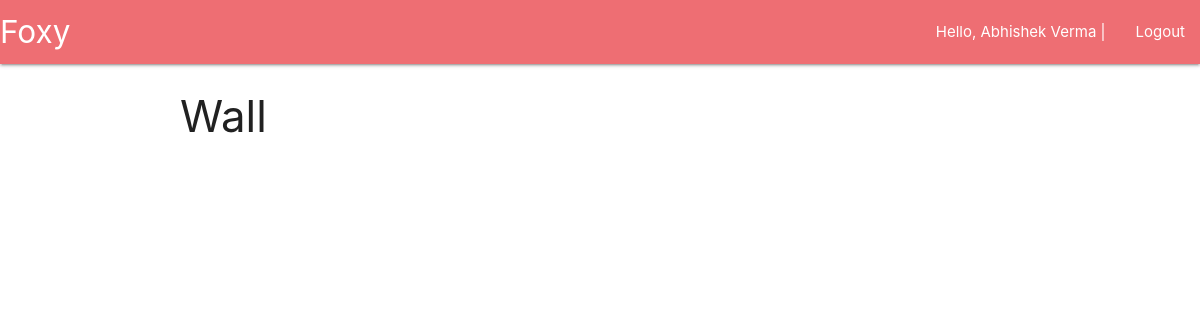
The app's page / (signed in), older data.
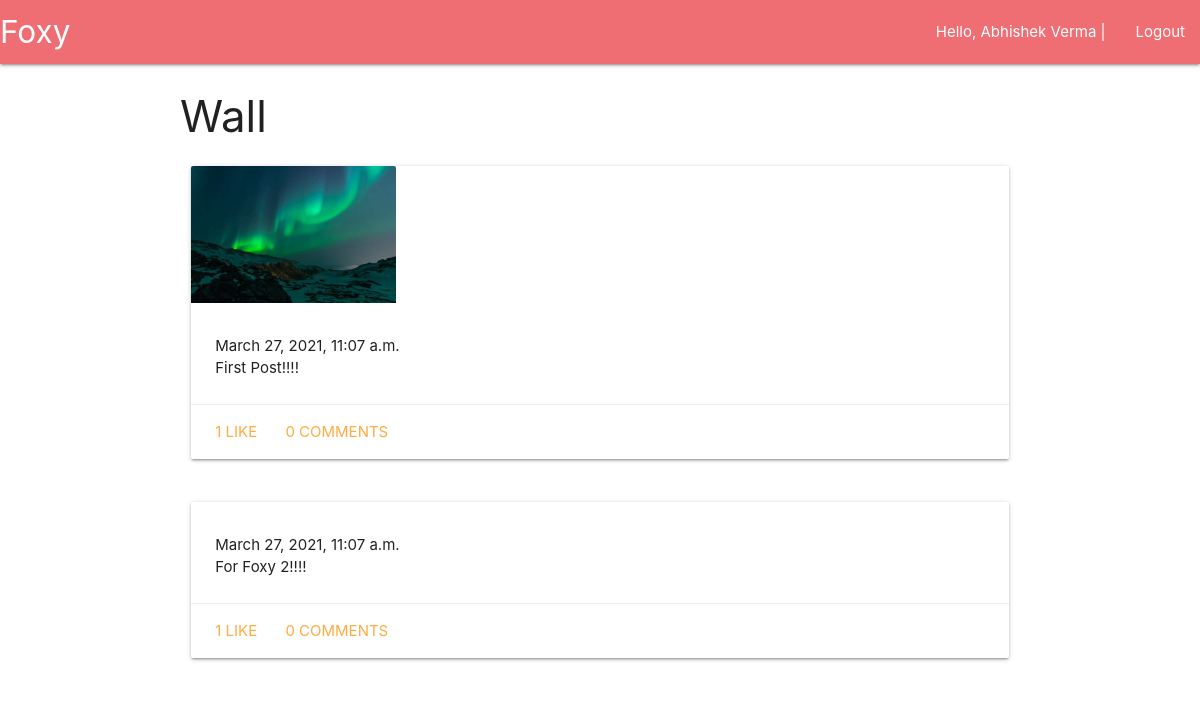
The same page, newer data.
### social/models.py (models this page shows, shortened)
class Post(models.Model):
    user = models.ForeignKey(User, on_delete = models.CASCADE)
    created_at = models.DateTimeField(auto_now = True)
    content = models.TextField()
    image = models.ImageField(blank = True)

### social/views.py (the view)
# urls.py: path('',views.Wall.as_view())
class Wall(LoginRequiredMixin ,ListView):
    context_object_name = 'posts'
    template_name = 'social/wall.html'
    login_url = 'auth/login'
    def get_queryset(self):
        friendIds = [friend.person2.id for friend in models.Friends.objects.filter(person1 = self.request.user)]
        friendIds = friendIds + [friend.person1.id for friend in models.Friends.objects.filter(person2 = self.request.user)]
        return models.Post.objects.filter(user__in = friendIds).order_by('-created_at')
        '''return models.Post.objects.filter(
           (Q(user__person1 = self.request.user.pk) | Q(user__person2 = self.request.user.pk)) &
           ~Q(user = self.request.user)
        ).order_by('-created_at')
        '''

### templates/social/wall.html
{% extends 'base.html' %}
{% block content %}
    <div class="container">
        <h3>Wall</h3>
        {% for post in posts %}
            <div class="row">
                <div class="col s12">
                    {% include 'social/components/post.html' %}
                </div>
            </div>
        {% endfor %}
    </div>
{% endblock %}

### templates/social/components/post.html (shortened to what this page needs)
<div class="card">
    <div class="card-image">
      {% if post.image %}
        <img src="/media/{{ post.image }}" style="width:25%">
      {% endif %}
    </div>
    <div class="card-content">
      <span>{{ post.created_at }}</span>
      <p>
          {{ post.content }}
      </p>
    </div>
    <div class="card-action">
      <a href="#" onclick="likePost({{ post.id }})">{{ post.like_set.count }} Like</a>
      <a  class="modal-trigger" href="#postModal{{ post.id }}">{{ post.comment_set.count }} Comments</a>
    </div>
  </div>

Row changes from the older to the newer data that the page shows:
now on this page (row edited): Post: image (picture), created_at "March 27, 2021, 11:07 a.m.", content "First Post!!!!", like_set.count "1", comment_set.count "0"
added Post: created_at "March 27, 2021, 11:07 a.m.", content "For Foxy 2!!!!", like_set.count "1", comment_set.count "0"
